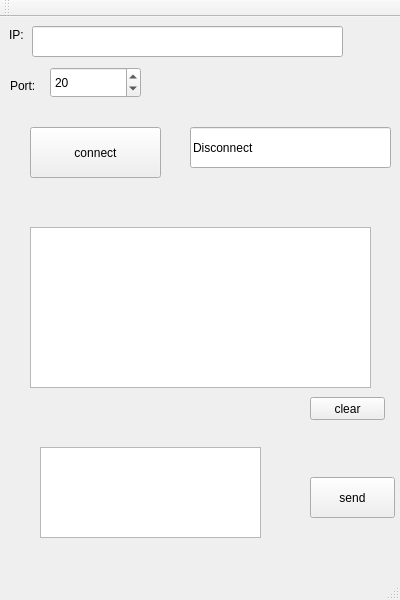
<?xml version="1.0" encoding="UTF-8"?>
<ui version="4.0">
 <class>MainWindow</class>
 <widget class="QMainWindow" name="MainWindow">
  <property name="geometry">
   <rect>
    <x>0</x>
    <y>0</y>
    <width>400</width>
    <height>600</height>
   </rect>
  </property>
  <property name="windowTitle">
   <string>ClientMainWindow</string>
  </property>
  <widget class="QWidget" name="centralWidget">
   <widget class="QLabel" name="label">
    <property name="geometry">
     <rect>
      <x>9</x>
      <y>9</y>
      <width>17</width>
      <height>17</height>
     </rect>
    </property>
    <property name="text">
     <string>IP:</string>
    </property>
   </widget>
   <widget class="QLineEdit" name="IP">
    <property name="geometry">
     <rect>
      <x>32</x>
      <y>9</y>
      <width>311</width>
      <height>31</height>
     </rect>
    </property>
    <property name="text">
     <string/>
    </property>
    <property name="placeholderText">
     <string/>
    </property>
   </widget>
   <widget class="QLabel" name="label_2">
    <property name="geometry">
     <rect>
      <x>10</x>
      <y>60</y>
      <width>34</width>
      <height>17</height>
     </rect>
    </property>
    <property name="text">
     <string>Port:</string>
    </property>
   </widget>
   <widget class="QPushButton" name="connect">
    <property name="geometry">
     <rect>
      <x>30</x>
      <y>110</y>
      <width>131</width>
      <height>51</height>
     </rect>
    </property>
    <property name="text">
     <string>connect</string>
    </property>
   </widget>
   <widget class="QTextBrowser" name="LogBrowser">
    <property name="geometry">
     <rect>
      <x>30</x>
      <y>210</y>
      <width>341</width>
      <height>161</height>
     </rect>
    </property>
    <property name="readOnly">
     <bool>false</bool>
    </property>
    <property name="overwriteMode">
     <bool>false</bool>
    </property>
   </widget>
   <widget class="QLineEdit" name="status">
    <property name="geometry">
     <rect>
      <x>190</x>
      <y>110</y>
      <width>201</width>
      <height>41</height>
     </rect>
    </property>
    <property name="text">
     <string>Disconnect</string>
    </property>
    <property name="placeholderText">
     <string>connection status</string>
    </property>
   </widget>
   <widget class="QPushButton" name="send">
    <property name="geometry">
     <rect>
      <x>310</x>
      <y>460</y>
      <width>85</width>
      <height>41</height>
     </rect>
    </property>
    <property name="text">
     <string>send</string>
    </property>
   </widget>
   <widget class="QPlainTextEdit" name="Send">
    <property name="geometry">
     <rect>
      <x>40</x>
      <y>430</y>
      <width>221</width>
      <height>91</height>
     </rect>
    </property>
   </widget>
   <widget class="QSpinBox" name="Port">
    <property name="geometry">
     <rect>
      <x>50</x>
      <y>50</y>
      <width>91</width>
      <height>31</height>
     </rect>
    </property>
    <property name="minimum">
     <number>0</number>
    </property>
    <property name="maximum">
     <number>80000</number>
    </property>
    <property name="value">
     <number>20</number>
    </property>
   </widget>
   <widget class="QPushButton" name="clear">
    <property name="geometry">
     <rect>
      <x>310</x>
      <y>380</y>
      <width>75</width>
      <height>23</height>
     </rect>
    </property>
    <property name="text">
     <string>clear</string>
    </property>
   </widget>
  </widget>
  <widget class="QMenuBar" name="menuBar">
   <property name="geometry">
    <rect>
     <x>0</x>
     <y>0</y>
     <width>400</width>
     <height>25</height>
    </rect>
   </property>
  </widget>
  <widget class="QToolBar" name="mainToolBar">
   <attribute name="toolBarArea">
    <enum>TopToolBarArea</enum>
   </attribute>
   <attribute name="toolBarBreak">
    <bool>false</bool>
   </attribute>
  </widget>
  <widget class="QStatusBar" name="statusBar"/>
 </widget>
 <layoutdefault spacing="6" margin="11"/>
 <resources/>
 <connections/>
</ui>
